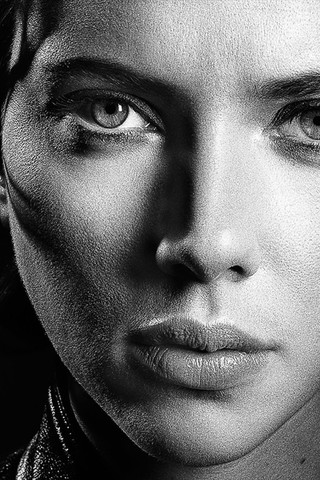
#> input picture blackwidow.jpg, 320 x 480 px
$ python ft.py   (Python 2 division)   (older library calls are emulated)
#> lines starting #> are read from the running program, lines starting #| are printed output that depends on the picture

import cv2
import numpy as np, sys
import scipy
import PIL
from scipy import misc
from scipy.ndimage.filters import gaussian_filter


##load image
#img = cv2.imread("file") --> loads image as an array.

img_Arr = cv2.imread("blackwidow.jpg")#load image
#> img_Arr is the input picture: shape (480, 320, 3); min 0, max 255, mean 107.6
img_Arr = cv2.cvtColor(img_Arr, cv2.COLOR_RGB2GRAY) #convert img to grayscale
#> img_Arr: shape (480, 320)

def showImage(img):
	cv2.imshow('image',img)
	cv2.waitKey(0)
	cv2.destroyAllWindows()
#showImage(img_Arr)
gaussian_filter = np.array([[1.0,2.0,1.0],[2.0,4.0,2.0],[1.0,2.0,1.0]], dtype = np.float) #gaussian filter matrix

print gaussian_filter

#rows = len(img_Arr) #480 px
#columns = len(img_Arr[0]) #320 px
#gaussian_result = np.ones(shape = (rows,columns),dtype = np.float)

#darkening the image
def darken(img_Arr):
	for i in range(rows):
		for j in range(columns):
			val = img_Arr[i][j] / 4
			img_Arr[i][j] = val

# [6 lines of commented-out code are left out]
def downSize(img_A):

	#downsize by 1/4 because 1/2 in row and 1/2 in column
	result = img_A[::2,::2]
	res = np.uint8(result)
	# [10 lines of commented-out code are left out]

	showImage(res)
	return res

#gaussianBlur will return the result array
def gaussianBlur(img_A,gf):
	#blurred = gaussian_filter(img_Arr, sigma=7)
	#showImage(blurred)
	result = img_A.astype(float)
	rows = len(img_A)
#> rows = 480
	columns = len(img_A[0])
#> columns = 320
	for i in range(rows):
		for j in range(columns):
			if(i==0 or j ==0 or i == rows-1 or j == columns -1):
				result[i][j] = float(0)
			else:
				#multiply original image x kernel
				val = img_A[i-1][j-1]*gf[0][0] + img_A[i][j-1]*gf[1][0] + img_A[i+1][j-1]*gf[2][0] + img_A[i-1][j]*gf[0][1] + img_A[i][j]*gf[1][1] + img_A[i+1][j]*gf[2][1] + img_A[i-1][j+1]*gf[0][2] + img_A[i][j+1]*gf[1][2] + img_A[i+1][j+1]*gf[2][2]
				result[i][j] = float(val / 16.0)
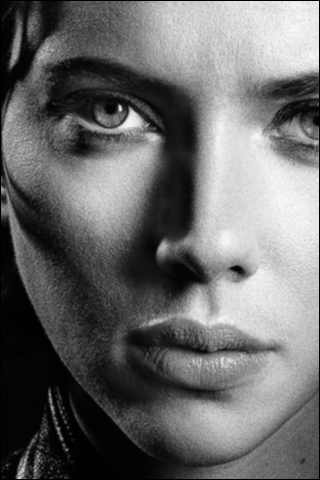
#> result: shape (480, 320) float64; min 0, max 249.5, mean 106.7
	result *= 255.0/result.max()
	res = np.uint8(result)
	showImage(res)
	return res

gaussianBlur(downSize(gaussianBlur(downSize(gaussianBlur(img_Arr,gaussian_filter)),gaussian_filter)),gaussian_filter)
#> in downSize, `result = img_A[::2,::2]`:
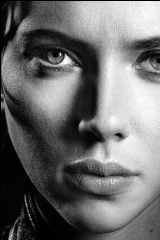
#> result: shape (240, 160); min 0, max 253, mean 108.7
#> in gaussianBlur (call 2), `rows = len(img_A)`: rows = 240
#> in gaussianBlur (call 2), `columns = len(img_A[0])`: columns = 160
#> after the loop in gaussianBlur (call 2), `for i in range(rows):`:
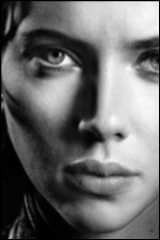
#> result: shape (240, 160) float64; min 0, max 250.2, mean 107.3
#> in downSize (call 2), `result = img_A[::2,::2]`:
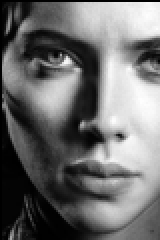
#> result: shape (120, 80) (shown 2 times larger); min 0, max 254, mean 109.3
#> in gaussianBlur (call 3), `rows = len(img_A)`: rows = 120
#> in gaussianBlur (call 3), `columns = len(img_A[0])`: columns = 80
#> after the loop in gaussianBlur (call 3), `for i in range(rows):`:
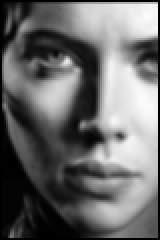
#> result: shape (120, 80) float64 (shown 2 times larger); min 0, max 252.9, mean 106.4
#gaussianBlur(gaussian_result,gaussian_filter,gaussian_result)
#gaussianBlur(gaussian_result,gaussian_filter,gaussian_result)

$ run again, with dog.jpg copied over blackwidow.jpg
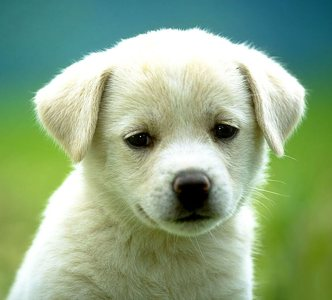
#> input picture dog.jpg, 332 x 300 px
#> img_Arr is the input picture: shape (300, 332, 3); mean B, G, R 132.4, 168.2, 141.9
#> `img_Arr = cv2.cvtColor(img_Arr, cv2.COLOR_RGB2GRAY)`:
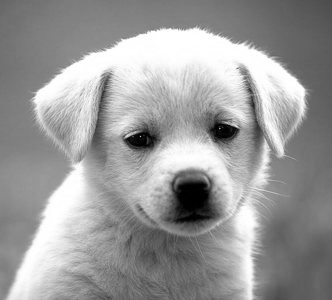
#> img_Arr: shape (300, 332); min 0, max 255, mean 154.5
#> rows = 300
#> columns = 332
#> res: shape (150, 166)
#> rows = 75
#> columns = 83
#> after the loop in gaussianBlur (call 3), `for i in range(rows):`:
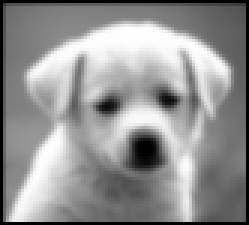
#> result: shape (75, 83) float64 (shown 3 times larger); min 0, max 255, mean 147
#> res: shape (75, 83)
